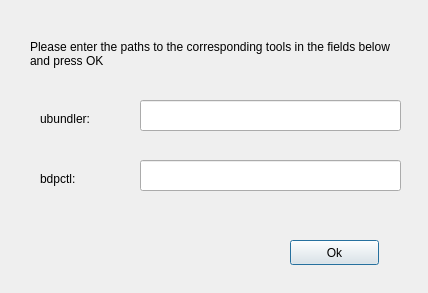
<?xml version="1.0" encoding="UTF-8"?>
<ui version="4.0">
 <class>Dialog</class>
 <widget class="QDialog" name="Dialog">
  <property name="geometry">
   <rect>
    <x>0</x>
    <y>0</y>
    <width>428</width>
    <height>293</height>
   </rect>
  </property>
  <property name="windowTitle">
   <string>Dialog</string>
  </property>
  <widget class="QLabel" name="label">
   <property name="geometry">
    <rect>
     <x>30</x>
     <y>40</y>
     <width>361</width>
     <height>41</height>
    </rect>
   </property>
   <property name="text">
    <string>Please enter the paths to the corresponding tools in the fields below and press OK</string>
   </property>
   <property name="scaledContents">
    <bool>false</bool>
   </property>
   <property name="alignment">
    <set>Qt::AlignLeading|Qt::AlignLeft|Qt::AlignTop</set>
   </property>
   <property name="wordWrap">
    <bool>true</bool>
   </property>
  </widget>
  <widget class="QLineEdit" name="lineEdit">
   <property name="geometry">
    <rect>
     <x>140</x>
     <y>100</y>
     <width>261</width>
     <height>31</height>
    </rect>
   </property>
   <property name="text">
    <string/>
   </property>
  </widget>
  <widget class="QLabel" name="label_2">
   <property name="geometry">
    <rect>
     <x>40</x>
     <y>110</y>
     <width>67</width>
     <height>17</height>
    </rect>
   </property>
   <property name="text">
    <string>ubundler: </string>
   </property>
  </widget>
  <widget class="QLabel" name="label_3">
   <property name="geometry">
    <rect>
     <x>40</x>
     <y>170</y>
     <width>67</width>
     <height>17</height>
    </rect>
   </property>
   <property name="text">
    <string>bdpctl:</string>
   </property>
  </widget>
  <widget class="QLineEdit" name="lineEdit_2">
   <property name="geometry">
    <rect>
     <x>140</x>
     <y>160</y>
     <width>261</width>
     <height>31</height>
    </rect>
   </property>
   <property name="text">
    <string/>
   </property>
  </widget>
  <widget class="QPushButton" name="button_ok">
   <property name="geometry">
    <rect>
     <x>290</x>
     <y>240</y>
     <width>89</width>
     <height>25</height>
    </rect>
   </property>
   <property name="text">
    <string>Ok</string>
   </property>
  </widget>
 </widget>
 <resources/>
 <connections/>
</ui>
